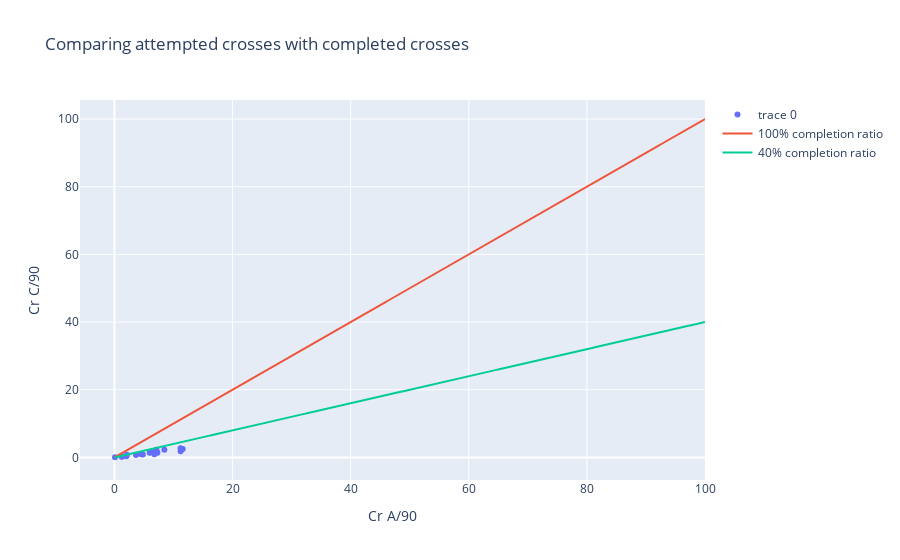

This figure's notebook cell:
### Markdown cell above
## Crossing

### Code cell
scatter_intplot(cross,'Cr A/90','Cr C/90','Comparing attempted crosses with completed crosses',0.4)

### Figure 1 — Plotly figure (JSON) as saved in the notebook; plotly's stock layout.template omitted (floating-point values rounded to 4 significant figures; data arrays with more than 128 entries replaced by an {"elided": "..."} marker saying what was removed)
{"data": [{"mode": "markers", "text": ["Name: Daniele Capelli<br>Age: 33<br>Position: D (RC)<br>Apps: 22(2)<br>Club: Padova<br>Division: Italian Serie C/B<br>", "Name: Ivan Rondanini<br>Age: 24<br>Position: D/WB/M (R)<br>Apps: 17(2)<br>Club: Padova<br>Division: Italian Serie C/B<br>", "Name: Manuel Daffara<br>Age: 30<br>Position: D/WB (RL)<br>Apps: 22(0)<br>Club: Padova<br>Division: Italian Serie C/B<br>", "Name: NicolÃ² Fazzi<br>Age: 25<br>Position: D/WB (RL), M (RC), AM (R)<br>Apps: 20(9)<br>Club: Padova<br>Division: Italian Serie C/B<br>", "Name: JoÃ«l Baraye<br>Age: 23<br>Position: D/WB/M (L)<br>Apps: 14(4)<br>Club: Padova<br>Division: Italian Serie C/B<br>", "Name: Manuel Nicoletti<br>Age: 21<br>Position: D (LC), WB (L)<br>Apps: 24(2)<br>Club: Padova<br>Division: Italian Serie C/B<br>", "Name: Ronaldo<br>Age: 29<br>Position: DM, M (C)<br>Apps: 10(14)<br>Club: Padova<br>Division: Italian Serie C/B<br>", "Name: Davide Buglio<br>Age: 22<br>Position: DM, M (C)<br>Apps: 13(8)<br>Club: Padova<br>Division: Italian Serie C/B<br>", "Name: Christian Oliva<br>Age: 23<br>Position: DM, M (C)<br>Apps: 6(2)<br>Club: Padova<br>Division: Italian Serie C/B<br>", "Name: Umberto Germano<br>Age: 27<br>Position: M (RC)<br>Apps: 26(3)<br>Club: Padova<br>Division: Italian Serie C/B<br>", "Name: Riccardo Serena<br>Age: 23<br>Position: M (RLC)<br>Apps: 23(4)<br>Club: Padova<br>Division: Italian Serie C/B<br>", "Name: Davide Marcandella<br>Age: 22<br>Position: M (R), AM (RC), ST (C)<br>Apps: 24(2)<br>Club: Virtus Verona<br>Division: Italian Serie C/B<br>", "Name: DenÃlson<br>Age: 34<br>Position: M (L), AM (RLC)<br>Apps: 12(11)<br>Club: Padova<br>Division: Italian Serie C/B<br>", "Name: TÃ²fol Montiel<br>Age: 19<br>Position: M (L), AM (RLC)<br>Apps: 25(1)<br>Club: Padova<br>Division: Italian Serie C/B<br>", "Name: Claudio Santini<br>Age: 28<br>Position: AM (RL), ST (C)<br>Apps: 10(12)<br>Club: Padova<br>Division: Italian Serie C/B<br>", "Name: Massimiliano Pesenti<br>Age: 32<br>Position: ST (C)<br>Apps: 30(0)<br>Club: Padova<br>Division: Italian Serie C/B<br>", "Name: Benjamin Mokulu<br>Age: 30<br>Position: ST (C)<br>Apps: 30(0)<br>Club: Padova<br>Division: Italian Serie C/B<br>"], "type": "scatter", "x": [0.09, 4.54, 4.79, 7.27, 7.11, 6.51, 11.55, 1.23, 2.1, 5.97, 11.19, 3.65, 11.2, 8.45, 6.76, 1.32, 2.02], "y": [0.05, 0.93, 0.87, 1.39, 2.28, 1.92, 2.49, 0.23, 0.81, 1.39, 2.71, 0.69, 1.8, 2.3, 0.92, 0.28, 0.34]}, {"name": "100% completion ratio", "type": "scatter", "x": {"elided": "1000 float values"}, "y": {"elided": "1000 float values"}}, {"name": "40% completion ratio", "type": "scatter", "x": {"elided": "1000 float values"}, "y": {"elided": "1000 float values"}}], "layout": {"title": {"text": "Comparing attempted crosses with completed crosses"}, "xaxis": {"title": {"text": "Cr A/90"}}, "yaxis": {"title": {"text": "Cr C/90"}}}}
